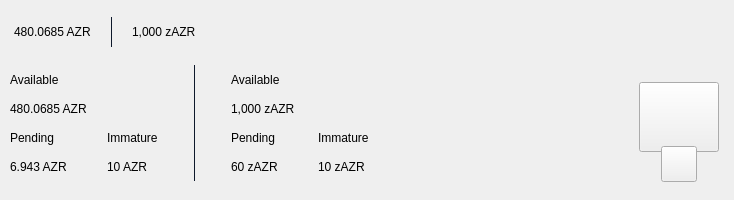
<?xml version="1.0" encoding="UTF-8"?>
<ui version="4.0">
 <class>TopBar</class>
 <widget class="QWidget" name="TopBar">
  <property name="geometry">
   <rect>
    <x>0</x>
    <y>0</y>
    <width>734</width>
    <height>200</height>
   </rect>
  </property>
  <property name="minimumSize">
   <size>
    <width>0</width>
    <height>200</height>
   </size>
  </property>
  <property name="maximumSize">
   <size>
    <width>16777215</width>
    <height>200</height>
   </size>
  </property>
  <property name="windowTitle">
   <string>Form</string>
  </property>
  <layout class="QVBoxLayout" name="verticalLayout_10" stretch="0">
   <property name="spacing">
    <number>0</number>
   </property>
   <property name="leftMargin">
    <number>0</number>
   </property>
   <property name="topMargin">
    <number>0</number>
   </property>
   <property name="rightMargin">
    <number>0</number>
   </property>
   <property name="bottomMargin">
    <number>0</number>
   </property>
   <item>
    <widget class="PFBorderImage" name="containerTop" native="true">
     <layout class="QVBoxLayout" name="verticalLayout_11">
      <property name="spacing">
       <number>0</number>
      </property>
      <property name="leftMargin">
       <number>0</number>
      </property>
      <property name="topMargin">
       <number>0</number>
      </property>
      <property name="rightMargin">
       <number>0</number>
      </property>
      <property name="bottomMargin">
       <number>0</number>
      </property>
      <item>
       <widget class="QWidget" name="top_container_2" native="true">
        <property name="minimumSize">
         <size>
          <width>0</width>
          <height>65</height>
         </size>
        </property>
        <layout class="QHBoxLayout" name="top_container">
         <property name="spacing">
          <number>0</number>
         </property>
         <property name="leftMargin">
          <number>14</number>
         </property>
         <property name="topMargin">
          <number>0</number>
         </property>
         <property name="rightMargin">
          <number>14</number>
         </property>
         <property name="bottomMargin">
          <number>0</number>
         </property>
         <item alignment="Qt::AlignVCenter">
          <widget class="QWidget" name="widgetTopAmount" native="true">
           <property name="sizePolicy">
            <sizepolicy hsizetype="Preferred" vsizetype="Maximum">
             <horstretch>0</horstretch>
             <verstretch>0</verstretch>
            </sizepolicy>
           </property>
           <layout class="QHBoxLayout" name="horizontalLayout_5">
            <property name="spacing">
             <number>0</number>
            </property>
            <property name="leftMargin">
             <number>0</number>
            </property>
            <property name="topMargin">
             <number>0</number>
            </property>
            <property name="rightMargin">
             <number>0</number>
            </property>
            <property name="bottomMargin">
             <number>0</number>
            </property>
            <item alignment="Qt::AlignTop">
             <widget class="QLabel" name="labelAmountTopAzr">
              <property name="minimumSize">
               <size>
                <width>0</width>
                <height>36</height>
               </size>
              </property>
              <property name="styleSheet">
               <string notr="true">padding:0px;margin:0px;</string>
              </property>
              <property name="text">
               <string>480.0685 AZR</string>
              </property>
             </widget>
            </item>
            <item>
             <spacer name="horizontalSpacer_11">
              <property name="orientation">
               <enum>Qt::Horizontal</enum>
              </property>
              <property name="sizeType">
               <enum>QSizePolicy::Fixed</enum>
              </property>
              <property name="sizeHint" stdset="0">
               <size>
                <width>20</width>
                <height>20</height>
               </size>
              </property>
             </spacer>
            </item>
            <item alignment="Qt::AlignVCenter">
             <widget class="QLabel" name="label_16">
              <property name="minimumSize">
               <size>
                <width>1</width>
                <height>30</height>
               </size>
              </property>
              <property name="maximumSize">
               <size>
                <width>1</width>
                <height>30</height>
               </size>
              </property>
              <property name="styleSheet">
               <string notr="true">background-color:#0e192b;
padding:0px;
border:none;</string>
              </property>
              <property name="text">
               <string/>
              </property>
             </widget>
            </item>
            <item>
             <spacer name="horizontalSpacer_12">
              <property name="orientation">
               <enum>Qt::Horizontal</enum>
              </property>
              <property name="sizeType">
               <enum>QSizePolicy::Fixed</enum>
              </property>
              <property name="sizeHint" stdset="0">
               <size>
                <width>20</width>
                <height>20</height>
               </size>
              </property>
             </spacer>
            </item>
            <item alignment="Qt::AlignTop">
             <widget class="QLabel" name="labelAmountTopzAzr">
              <property name="minimumSize">
               <size>
                <width>0</width>
                <height>36</height>
               </size>
              </property>
              <property name="text">
               <string>1,000 zAZR</string>
              </property>
             </widget>
            </item>
           </layout>
          </widget>
         </item>
         <item>
          <spacer name="horizontalSpacer">
           <property name="orientation">
            <enum>Qt::Horizontal</enum>
           </property>
           <property name="sizeHint" stdset="0">
            <size>
             <width>40</width>
             <height>20</height>
            </size>
           </property>
          </spacer>
         </item>
         <item>
          <layout class="QHBoxLayout" name="horizontalLayout_4">
           <property name="spacing">
            <number>12</number>
           </property>
           <property name="rightMargin">
            <number>0</number>
           </property>
           <item alignment="Qt::AlignRight">
            <widget class="QWidget" name="layoutSync" native="true">
             <property name="minimumSize">
              <size>
               <width>0</width>
               <height>36</height>
              </size>
             </property>
             <property name="maximumSize">
              <size>
               <width>16777215</width>
               <height>36</height>
              </size>
             </property>
             <layout class="QVBoxLayout" name="verticalLayout_9">
              <property name="leftMargin">
               <number>0</number>
              </property>
              <property name="topMargin">
               <number>0</number>
              </property>
              <property name="rightMargin">
               <number>0</number>
              </property>
              <property name="bottomMargin">
               <number>0</number>
              </property>
              <item>
               <widget class="ExpandableButton" name="pushButtonSync" native="true">
                <property name="minimumSize">
                 <size>
                  <width>36</width>
                  <height>36</height>
                 </size>
                </property>
                <property name="maximumSize">
                 <size>
                  <width>16777215</width>
                  <height>36</height>
                 </size>
                </property>
               </widget>
              </item>
             </layout>
            </widget>
           </item>
           <item>
            <widget class="ExpandableButton" name="pushButtonMint" native="true">
             <property name="minimumSize">
              <size>
               <width>36</width>
               <height>36</height>
              </size>
             </property>
            </widget>
           </item>
           <item>
            <widget class="ExpandableButton" name="pushButtonStack" native="true">
             <property name="minimumSize">
              <size>
               <width>36</width>
               <height>36</height>
              </size>
             </property>
            </widget>
           </item>
           <item>
            <widget class="ExpandableButton" name="pushButtonColdStaking" native="true">
             <property name="minimumSize">
              <size>
               <width>36</width>
               <height>36</height>
              </size>
             </property>
            </widget>
           </item>
           <item>
            <widget class="ExpandableButton" name="pushButtonConnection" native="true">
             <property name="minimumSize">
              <size>
               <width>36</width>
               <height>36</height>
              </size>
             </property>
            </widget>
           </item>
           <item>
            <widget class="ExpandableButton" name="pushButtonLock" native="true">
             <property name="sizePolicy">
              <sizepolicy hsizetype="Expanding" vsizetype="Expanding">
               <horstretch>0</horstretch>
               <verstretch>0</verstretch>
              </sizepolicy>
             </property>
             <property name="minimumSize">
              <size>
               <width>36</width>
               <height>0</height>
              </size>
             </property>
            </widget>
           </item>
           <item>
            <widget class="ExpandableButton" name="pushButtonTheme" native="true">
             <property name="minimumSize">
              <size>
               <width>36</width>
               <height>36</height>
              </size>
             </property>
             <property name="maximumSize">
              <size>
               <width>16777215</width>
               <height>36</height>
              </size>
             </property>
            </widget>
           </item>
           <item>
            <widget class="ExpandableButton" name="pushButtonFAQ" native="true">
             <property name="minimumSize">
              <size>
               <width>36</width>
               <height>36</height>
              </size>
             </property>
            </widget>
           </item>
          </layout>
         </item>
        </layout>
       </widget>
      </item>
      <item>
       <widget class="QWidget" name="bottom_container" native="true">
        <property name="minimumSize">
         <size>
          <width>0</width>
          <height>135</height>
         </size>
        </property>
        <layout class="QHBoxLayout" name="botton_container">
         <property name="leftMargin">
          <number>10</number>
         </property>
         <property name="topMargin">
          <number>0</number>
         </property>
         <property name="rightMargin">
          <number>10</number>
         </property>
         <property name="bottomMargin">
          <number>10</number>
         </property>
         <item>
          <layout class="QHBoxLayout" name="horizontalLayout_3">
           <property name="bottomMargin">
            <number>9</number>
           </property>
           <item>
            <layout class="QVBoxLayout" name="verticalLayout_7">
             <property name="spacing">
              <number>0</number>
             </property>
             <property name="leftMargin">
              <number>0</number>
             </property>
             <property name="rightMargin">
              <number>30</number>
             </property>
             <item>
              <layout class="QVBoxLayout" name="verticalLayout_2">
               <item>
                <widget class="QLabel" name="labelTitle1">
                 <property name="text">
                  <string>Available</string>
                 </property>
                </widget>
               </item>
               <item>
                <widget class="QLabel" name="labelAmountAzr">
                 <property name="text">
                  <string>480.0685 AZR</string>
                 </property>
                </widget>
               </item>
              </layout>
             </item>
             <item>
              <layout class="QHBoxLayout" name="horizontalLayout_2">
               <property name="spacing">
                <number>0</number>
               </property>
               <item>
                <layout class="QVBoxLayout" name="verticalLayout_3">
                 <item>
                  <widget class="QLabel" name="labelTitle3">
                   <property name="text">
                    <string>Pending</string>
                   </property>
                  </widget>
                 </item>
                 <item>
                  <widget class="QLabel" name="labelPendingAzr">
                   <property name="text">
                    <string>6.943 AZR</string>
                   </property>
                  </widget>
                 </item>
                </layout>
               </item>
               <item>
                <spacer name="horizontalSpacer_3">
                 <property name="orientation">
                  <enum>Qt::Horizontal</enum>
                 </property>
                 <property name="sizeType">
                  <enum>QSizePolicy::Fixed</enum>
                 </property>
                 <property name="sizeHint" stdset="0">
                  <size>
                   <width>40</width>
                   <height>20</height>
                  </size>
                 </property>
                </spacer>
               </item>
               <item>
                <layout class="QVBoxLayout" name="verticalLayout_4">
                 <item>
                  <widget class="QLabel" name="labelTitle4">
                   <property name="text">
                    <string>Immature</string>
                   </property>
                  </widget>
                 </item>
                 <item>
                  <widget class="QLabel" name="labelImmatureAzr">
                   <property name="text">
                    <string>10 AZR</string>
                   </property>
                  </widget>
                 </item>
                </layout>
               </item>
              </layout>
             </item>
            </layout>
           </item>
           <item>
            <widget class="QLabel" name="label_9">
             <property name="minimumSize">
              <size>
               <width>1</width>
               <height>100</height>
              </size>
             </property>
             <property name="maximumSize">
              <size>
               <width>1</width>
               <height>16777215</height>
              </size>
             </property>
             <property name="styleSheet">
              <string notr="true">background-color:#0e192b;
padding:0px;
border:none;</string>
             </property>
             <property name="text">
              <string/>
             </property>
            </widget>
           </item>
           <item>
            <layout class="QVBoxLayout" name="verticalLayout_8">
             <property name="spacing">
              <number>0</number>
             </property>
             <property name="leftMargin">
              <number>30</number>
             </property>
             <item>
              <layout class="QVBoxLayout" name="verticalLayout">
               <item>
                <widget class="QLabel" name="labelTitle2">
                 <property name="text">
                  <string>Available</string>
                 </property>
                </widget>
               </item>
               <item>
                <widget class="QLabel" name="labelAmountzAzr">
                 <property name="text">
                  <string>1,000 zAZR</string>
                 </property>
                </widget>
               </item>
              </layout>
             </item>
             <item>
              <layout class="QHBoxLayout" name="horizontalLayout">
               <property name="spacing">
                <number>0</number>
               </property>
               <item>
                <layout class="QVBoxLayout" name="verticalLayout_5">
                 <item>
                  <widget class="QLabel" name="labelTitle5">
                   <property name="text">
                    <string>Pending</string>
                   </property>
                  </widget>
                 </item>
                 <item>
                  <widget class="QLabel" name="labelPendingzAzr">
                   <property name="text">
                    <string>60 zAZR</string>
                   </property>
                  </widget>
                 </item>
                </layout>
               </item>
               <item>
                <spacer name="horizontalSpacer_4">
                 <property name="orientation">
                  <enum>Qt::Horizontal</enum>
                 </property>
                 <property name="sizeType">
                  <enum>QSizePolicy::Fixed</enum>
                 </property>
                 <property name="sizeHint" stdset="0">
                  <size>
                   <width>40</width>
                   <height>20</height>
                  </size>
                 </property>
                </spacer>
               </item>
               <item>
                <layout class="QVBoxLayout" name="verticalLayout_6">
                 <item>
                  <widget class="QLabel" name="labelTitle6">
                   <property name="text">
                    <string>Immature</string>
                   </property>
                  </widget>
                 </item>
                 <item>
                  <widget class="QLabel" name="labelImmaturezAzr">
                   <property name="text">
                    <string>10 zAZR</string>
                   </property>
                  </widget>
                 </item>
                </layout>
               </item>
              </layout>
             </item>
            </layout>
           </item>
          </layout>
         </item>
         <item>
          <spacer name="horizontalSpacer_2">
           <property name="orientation">
            <enum>Qt::Horizontal</enum>
           </property>
           <property name="sizeHint" stdset="0">
            <size>
             <width>40</width>
             <height>20</height>
            </size>
           </property>
          </spacer>
         </item>
         <item alignment="Qt::AlignHCenter|Qt::AlignVCenter">
          <widget class="QWidget" name="qrContainer" native="true">
           <property name="sizePolicy">
            <sizepolicy hsizetype="Preferred" vsizetype="Minimum">
             <horstretch>0</horstretch>
             <verstretch>0</verstretch>
            </sizepolicy>
           </property>
           <property name="minimumSize">
            <size>
             <width>90</width>
             <height>110</height>
            </size>
           </property>
           <property name="maximumSize">
            <size>
             <width>90</width>
             <height>110</height>
            </size>
           </property>
           <layout class="QVBoxLayout" name="containerQR">
            <property name="spacing">
             <number>0</number>
            </property>
            <property name="leftMargin">
             <number>5</number>
            </property>
            <property name="topMargin">
             <number>10</number>
            </property>
            <property name="rightMargin">
             <number>5</number>
            </property>
            <property name="bottomMargin">
             <number>0</number>
            </property>
            <item>
             <widget class="QPushButton" name="btnQr">
              <property name="minimumSize">
               <size>
                <width>70</width>
                <height>70</height>
               </size>
              </property>
              <property name="maximumSize">
               <size>
                <width>16777215</width>
                <height>70</height>
               </size>
              </property>
              <property name="focusPolicy">
               <enum>Qt::NoFocus</enum>
              </property>
              <property name="text">
               <string/>
              </property>
              <property name="iconSize">
               <size>
                <width>70</width>
                <height>70</height>
               </size>
              </property>
             </widget>
            </item>
            <item>
             <spacer name="verticalSpacer">
              <property name="orientation">
               <enum>Qt::Vertical</enum>
              </property>
              <property name="sizeType">
               <enum>QSizePolicy::Fixed</enum>
              </property>
              <property name="sizeHint" stdset="0">
               <size>
                <width>20</width>
                <height>20</height>
               </size>
              </property>
             </spacer>
            </item>
            <item alignment="Qt::AlignHCenter|Qt::AlignBottom">
             <widget class="QPushButton" name="pushButtonQR">
              <property name="minimumSize">
               <size>
                <width>36</width>
                <height>36</height>
               </size>
              </property>
              <property name="maximumSize">
               <size>
                <width>36</width>
                <height>36</height>
               </size>
              </property>
              <property name="focusPolicy">
               <enum>Qt::NoFocus</enum>
              </property>
              <property name="text">
               <string/>
              </property>
             </widget>
            </item>
           </layout>
          </widget>
         </item>
        </layout>
       </widget>
      </item>
     </layout>
    </widget>
   </item>
  </layout>
 </widget>
 <customwidgets>
  <customwidget>
   <class>ExpandableButton</class>
   <extends>QWidget</extends>
   <header>qt/aezora/expandablebutton.h</header>
   <container>1</container>
  </customwidget>
  <customwidget>
   <class>PFBorderImage</class>
   <extends>QFrame</extends>
   <header>qt/aezora/pfborderimage.h</header>
   <container>1</container>
  </customwidget>
 </customwidgets>
 <resources/>
 <connections/>
</ui>
